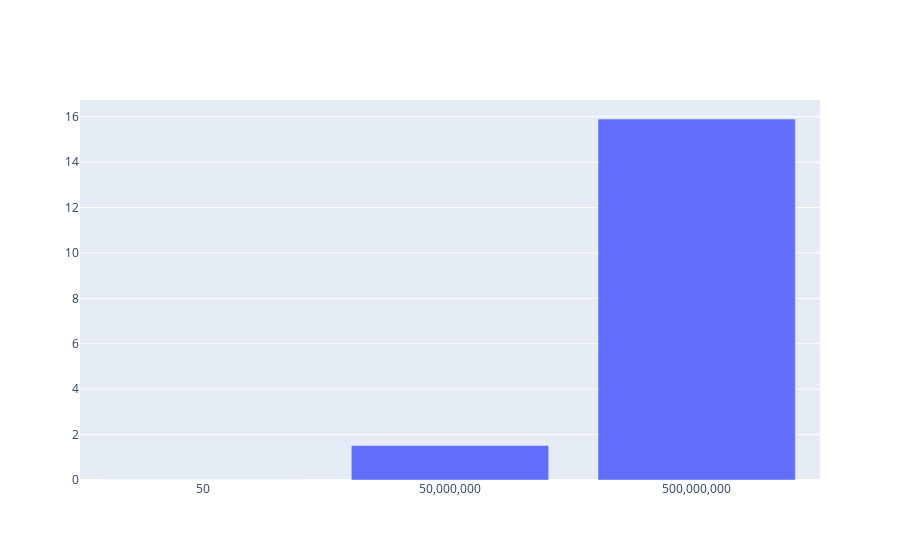

The notebook cell saved with this chart:
### Code cell
import calcpi
from timeit import default_timer as timer
from datetime import timedelta
import matplotlib.pyplot as plt
import plotly.graph_objects as go

if __name__ == '__main__':
    
    num_attempts = [50, 50_000_000, 500_000_000]
    function_list = [calcpi.calc_pi_numba]
    results_dict = {}

    for func in function_list:

        timings = []
        
        for x in num_attempts:
        
            start = timer()
            pi = func(x)
            end = timer()  
            timings.append((end-start))
            print("{} => Pi: {} Attempts: {} Time: {}".format(func.__name__, pi, x, timedelta(seconds=end-start)))

        results_dict[func.__name__] = timings
    
    go_data = []
    # lets pretty this up so the axis label is more readable
    x_axis = ['{:,}'.format(x) for x in num_attempts]
    
    for func in function_list:
    
        plt.plot(num_attempts, results_dict[func.__name__])
        
        go_data.append(go.Bar(name=func.__name__, x=x_axis, y=results_dict[func.__name__]))

    plt.show()

    fig = go.Figure(data=go_data)
    # Change the bar mode
    fig.update_layout(xaxis_type='category',barmode='group')
    fig.show()

### Figure 1 — Plotly figure (JSON) as saved in the notebook; plotly's stock layout.template omitted (floating-point values rounded to 4 significant figures)
{"data": [{"name": "calc_pi_numba", "type": "bar", "x": ["50", "50,000,000", "500,000,000"], "y": [8.3e-06, 1.523, 15.9]}], "layout": {"barmode": "group", "xaxis": {"type": "category"}}}
